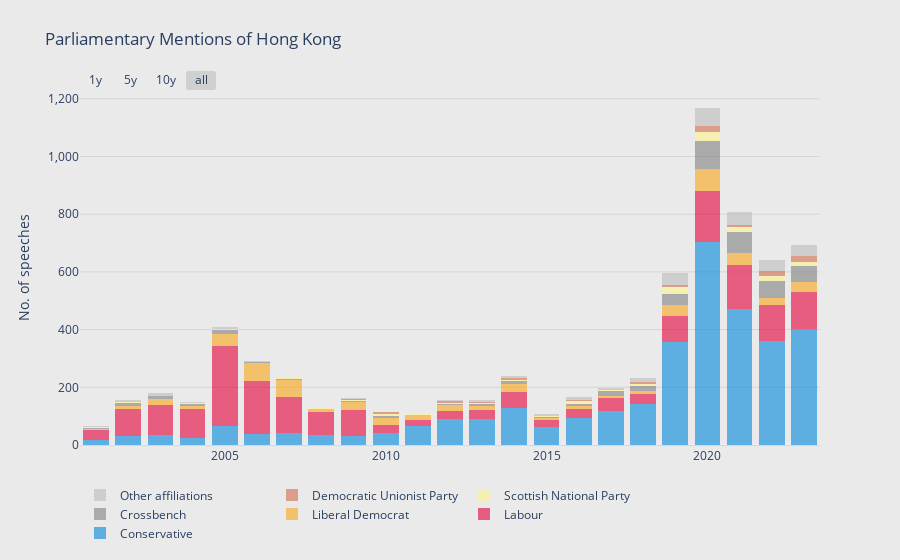

Notebook code cell kept with this figure:
### Code cell
fig = go.Figure()

def add_bar(column, color):
    fig.add_trace(
        go.Bar(
            name = column,
            x = df_party_year_wide_sorted_grouped['year'],
            y = df_party_year_wide_sorted_grouped[column],
            marker_color = color,
            marker_line_width = 0,
            opacity = 0.6,
            hovertemplate = '%{y}'
        )
    )

add_bar('Conservative', '#0087DC')
add_bar('Labour', '#E4003B')
add_bar('Liberal Democrat', '#FAA61A')
add_bar('Crossbench', 'grey')
add_bar('Scottish National Party', '#FDF38E')
add_bar('Democratic Unionist Party', '#D46A4C')
add_bar('Other affiliations', '#BDBDBD')

fig.update_layout(
    title = "Parliamentary Mentions of Hong Kong",
    showlegend = True,
    legend_orientation = 'h',
    margin = dict(t=90, b=30, l=80, r=80),
    barmode = 'stack',
    hovermode = 'x unified',
    template = 'plotly_white',
    paper_bgcolor = '#eaeaea',
    plot_bgcolor = '#eaeaea',
    hoverlabel = dict(
        bgcolor = '#eaeaea'
    ),
)

fig.update_xaxes(
    linecolor = '#d6d6d6',
    hoverformat = '%Y',
    rangeselector= dict(
        buttons = list([
            dict(count=1,
                label="1y",
                step="year",
                stepmode="backward"),
            dict(count=5,
                label="5y",
                step="year",
                stepmode="backward"),
            dict(count=10,
                label="10y",
                step="year",
                stepmode="backward"),
            dict(step="all")
        ]),
        bgcolor = '#eaeaea',
        x = 0,
        y = 1
    ),
)

fig.update_yaxes(
    tickformat = ',',
    gridcolor = '#d6d6d6',
    title = 'No. of speeches'
)

fig.show()

### Figure 1 — Plotly figure (JSON) as saved in the notebook; plotly's stock layout.template omitted (floating-point values rounded to 4 significant figures)
{"data": [{"hovertemplate": "%{y}", "marker": {"color": "#0087DC", "line": {"width": 0}}, "name": "Conservative", "opacity": 0.6, "type": "bar", "x": ["2001-01-01T00:00:00", "2002-01-01T00:00:00", "2003-01-01T00:00:00", "2004-01-01T00:00:00", "2005-01-01T00:00:00", "2006-01-01T00:00:00", "2007-01-01T00:00:00", "2008-01-01T00:00:00", "2009-01-01T00:00:00", "2010-01-01T00:00:00", "2011-01-01T00:00:00", "2012-01-01T00:00:00", "2013-01-01T00:00:00", "2014-01-01T00:00:00", "2015-01-01T00:00:00", "2016-01-01T00:00:00", "2017-01-01T00:00:00", "2018-01-01T00:00:00", "2019-01-01T00:00:00", "2020-01-01T00:00:00", "2021-01-01T00:00:00", "2022-01-01T00:00:00", "2023-01-01T00:00:00"], "y": [16, 32, 36, 25, 67, 38, 43, 33, 31, 41, 67, 90, 91, 127, 62, 93, 119, 141, 357, 702, 472, 362, 401]}, {"hovertemplate": "%{y}", "marker": {"color": "#E4003B", "line": {"width": 0}}, "name": "Labour", "opacity": 0.6, "type": "bar", "x": ["2001-01-01T00:00:00", "2002-01-01T00:00:00", "2003-01-01T00:00:00", "2004-01-01T00:00:00", "2005-01-01T00:00:00", "2006-01-01T00:00:00", "2007-01-01T00:00:00", "2008-01-01T00:00:00", "2009-01-01T00:00:00", "2010-01-01T00:00:00", "2011-01-01T00:00:00", "2012-01-01T00:00:00", "2013-01-01T00:00:00", "2014-01-01T00:00:00", "2015-01-01T00:00:00", "2016-01-01T00:00:00", "2017-01-01T00:00:00", "2018-01-01T00:00:00", "2019-01-01T00:00:00", "2020-01-01T00:00:00", "2021-01-01T00:00:00", "2022-01-01T00:00:00", "2023-01-01T00:00:00"], "y": [37, 94, 101, 101, 275, 184, 122, 80, 89, 30, 20, 28, 31, 55, 24, 31, 44, 35, 91, 178, 151, 122, 128]}, {"hovertemplate": "%{y}", "marker": {"color": "#FAA61A", "line": {"width": 0}}, "name": "Liberal Democrat", "opacity": 0.6, "type": "bar", "x": ["2001-01-01T00:00:00", "2002-01-01T00:00:00", "2003-01-01T00:00:00", "2004-01-01T00:00:00", "2005-01-01T00:00:00", "2006-01-01T00:00:00", "2007-01-01T00:00:00", "2008-01-01T00:00:00", "2009-01-01T00:00:00", "2010-01-01T00:00:00", "2011-01-01T00:00:00", "2012-01-01T00:00:00", "2013-01-01T00:00:00", "2014-01-01T00:00:00", "2015-01-01T00:00:00", "2016-01-01T00:00:00", "2017-01-01T00:00:00", "2018-01-01T00:00:00", "2019-01-01T00:00:00", "2020-01-01T00:00:00", "2021-01-01T00:00:00", "2022-01-01T00:00:00", "2023-01-01T00:00:00"], "y": [4, 10, 22, 10, 43, 61, 61, 12, 30, 23, 17, 20, 12, 29, 6, 12, 7, 11, 39, 76, 43, 25, 37]}, {"hovertemplate": "%{y}", "marker": {"color": "grey", "line": {"width": 0}}, "name": "Crossbench", "opacity": 0.6, "type": "bar", "x": ["2001-01-01T00:00:00", "2002-01-01T00:00:00", "2003-01-01T00:00:00", "2004-01-01T00:00:00", "2005-01-01T00:00:00", "2006-01-01T00:00:00", "2007-01-01T00:00:00", "2008-01-01T00:00:00", "2009-01-01T00:00:00", "2010-01-01T00:00:00", "2011-01-01T00:00:00", "2012-01-01T00:00:00", "2013-01-01T00:00:00", "2014-01-01T00:00:00", "2015-01-01T00:00:00", "2016-01-01T00:00:00", "2017-01-01T00:00:00", "2018-01-01T00:00:00", "2019-01-01T00:00:00", "2020-01-01T00:00:00", "2021-01-01T00:00:00", "2022-01-01T00:00:00", "2023-01-01T00:00:00"], "y": [2, 11, 10, 7, 13, 3, 2, 0, 2, 8, 0, 4, 7, 10, 5, 7, 17, 16, 38, 98, 74, 58, 55]}, {"hovertemplate": "%{y}", "marker": {"color": "#FDF38E", "line": {"width": 0}}, "name": "Scottish National Party", "opacity": 0.6, "type": "bar", "x": ["2001-01-01T00:00:00", "2002-01-01T00:00:00", "2003-01-01T00:00:00", "2004-01-01T00:00:00", "2005-01-01T00:00:00", "2006-01-01T00:00:00", "2007-01-01T00:00:00", "2008-01-01T00:00:00", "2009-01-01T00:00:00", "2010-01-01T00:00:00", "2011-01-01T00:00:00", "2012-01-01T00:00:00", "2013-01-01T00:00:00", "2014-01-01T00:00:00", "2015-01-01T00:00:00", "2016-01-01T00:00:00", "2017-01-01T00:00:00", "2018-01-01T00:00:00", "2019-01-01T00:00:00", "2020-01-01T00:00:00", "2021-01-01T00:00:00", "2022-01-01T00:00:00", "2023-01-01T00:00:00"], "y": [2, 1, 1, 2, 3, 2, 3, 3, 5, 7, 6, 4, 6, 5, 2, 8, 5, 7, 24, 30, 16, 18, 13]}, {"hovertemplate": "%{y}", "marker": {"color": "#D46A4C", "line": {"width": 0}}, "name": "Democratic Unionist Party", "opacity": 0.6, "type": "bar", "x": ["2001-01-01T00:00:00", "2002-01-01T00:00:00", "2003-01-01T00:00:00", "2004-01-01T00:00:00", "2005-01-01T00:00:00", "2006-01-01T00:00:00", "2007-01-01T00:00:00", "2008-01-01T00:00:00", "2009-01-01T00:00:00", "2010-01-01T00:00:00", "2011-01-01T00:00:00", "2012-01-01T00:00:00", "2013-01-01T00:00:00", "2014-01-01T00:00:00", "2015-01-01T00:00:00", "2016-01-01T00:00:00", "2017-01-01T00:00:00", "2018-01-01T00:00:00", "2019-01-01T00:00:00", "2020-01-01T00:00:00", "2021-01-01T00:00:00", "2022-01-01T00:00:00", "2023-01-01T00:00:00"], "y": [0, 0, 0, 0, 1, 0, 0, 1, 4, 5, 0, 7, 1, 5, 3, 6, 0, 8, 7, 23, 7, 17, 20]}, {"hovertemplate": "%{y}", "marker": {"color": "#BDBDBD", "line": {"width": 0}}, "name": "Other affiliations", "opacity": 0.6, "type": "bar", "x": ["2001-01-01T00:00:00", "2002-01-01T00:00:00", "2003-01-01T00:00:00", "2004-01-01T00:00:00", "2005-01-01T00:00:00", "2006-01-01T00:00:00", "2007-01-01T00:00:00", "2008-01-01T00:00:00", "2009-01-01T00:00:00", "2010-01-01T00:00:00", "2011-01-01T00:00:00", "2012-01-01T00:00:00", "2013-01-01T00:00:00", "2014-01-01T00:00:00", "2015-01-01T00:00:00", "2016-01-01T00:00:00", "2017-01-01T00:00:00", "2018-01-01T00:00:00", "2019-01-01T00:00:00", "2020-01-01T00:00:00", "2021-01-01T00:00:00", "2022-01-01T00:00:00", "2023-01-01T00:00:00"], "y": [4, 7, 10, 3, 8, 4, 1, 1, 3, 1, 0, 2, 7, 8, 4, 9, 6, 14, 40, 62, 44, 38, 38]}], "layout": {"barmode": "stack", "hoverlabel": {"bgcolor": "#eaeaea"}, "hovermode": "x unified", "legend": {"orientation": "h"}, "margin": {"b": 30, "l": 80, "r": 80, "t": 90}, "paper_bgcolor": "#eaeaea", "plot_bgcolor": "#eaeaea", "showlegend": true, "title": {"text": "Parliamentary Mentions of Hong Kong"}, "xaxis": {"hoverformat": "%Y", "linecolor": "#d6d6d6", "rangeselector": {"bgcolor": "#eaeaea", "buttons": [{"count": 1, "label": "1y", "step": "year", "stepmode": "backward"}, {"count": 5, "label": "5y", "step": "year", "stepmode": "backward"}, {"count": 10, "label": "10y", "step": "year", "stepmode": "backward"}, {"step": "all"}], "x": 0, "y": 1}}, "yaxis": {"gridcolor": "#d6d6d6", "tickformat": ",", "title": {"text": "No. of speeches"}}}}
